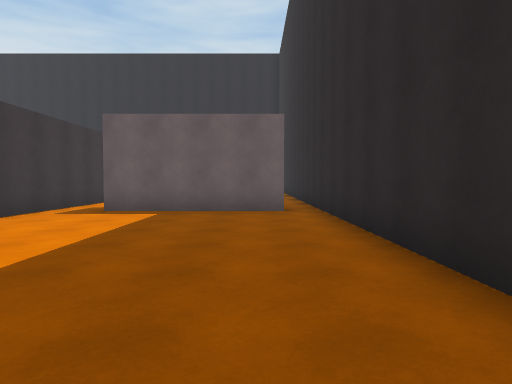
view 1 (above)

22 first-person views from a walk through a 3-D level made in the Unity game engine. The camera is 1.3 m above the floor, tilts 2° down and sees 75° across. Doors are open. The floor is counted in squares, 2 m on a side. Each view is taken from the middle of a square. On the plan, view 1 faces up. The plan holds only what a view shows up to about 10 squares ahead; the rest is blank. The place goes on beyond the plan. The player is left out. Surface patterns are stand-ins for the level's own textures.

view 2
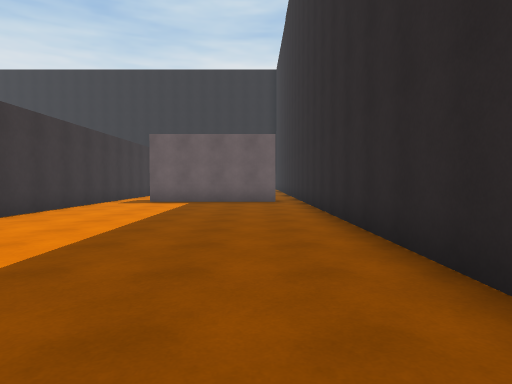

view 3
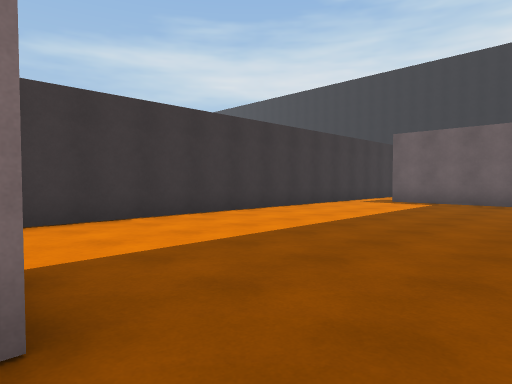

view 4
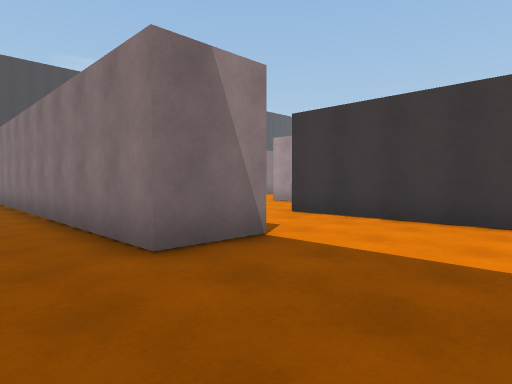

view 5
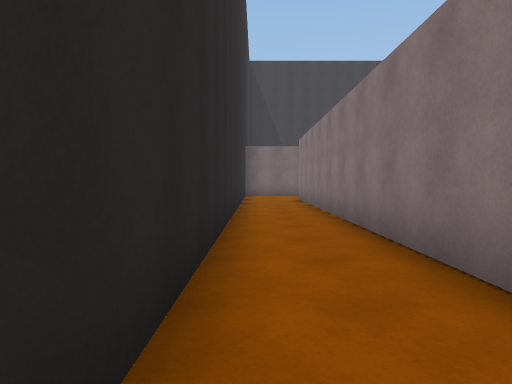

view 6
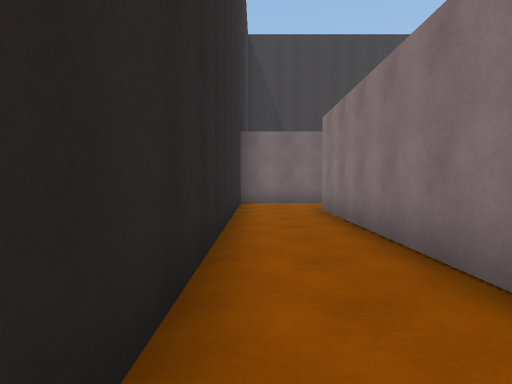

view 7
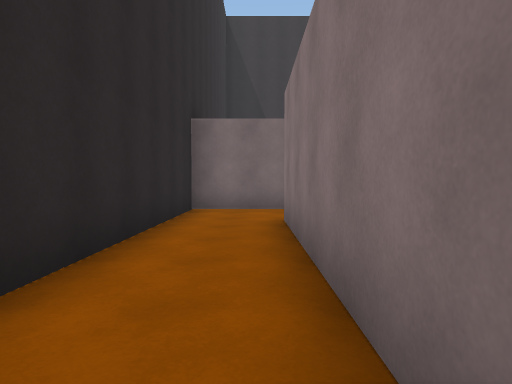

view 8
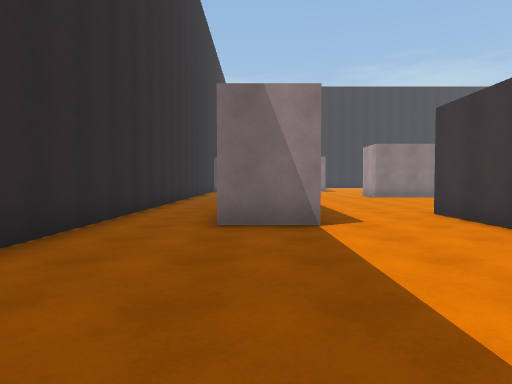

view 9
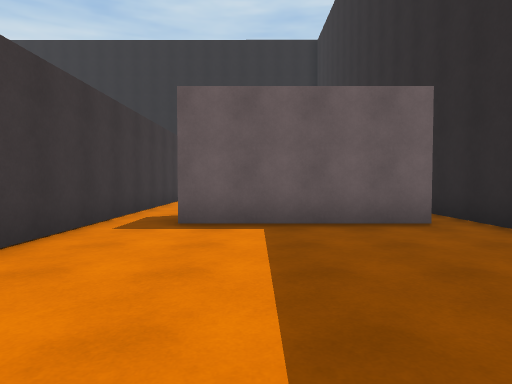

view 10
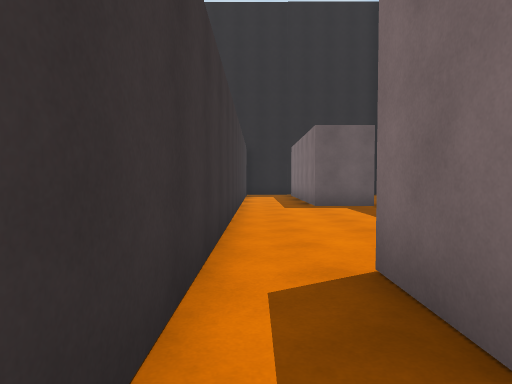

view 11
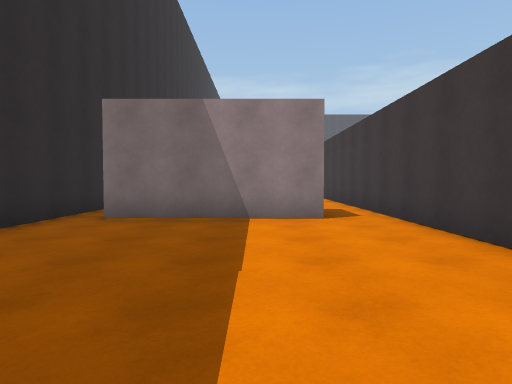

view 12
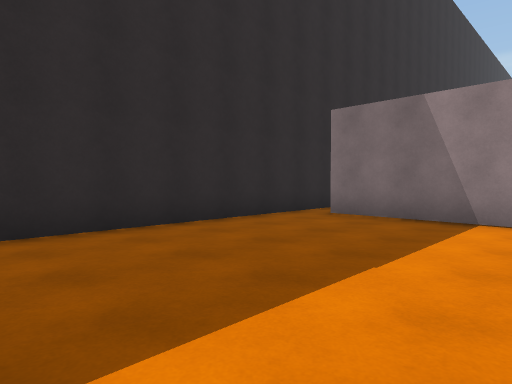

view 13
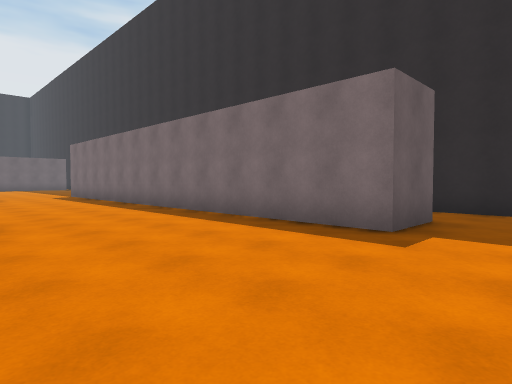

view 14
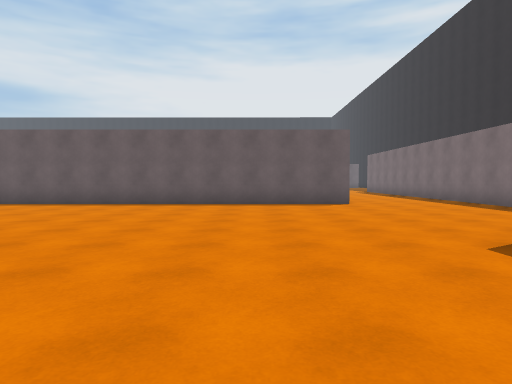

view 15
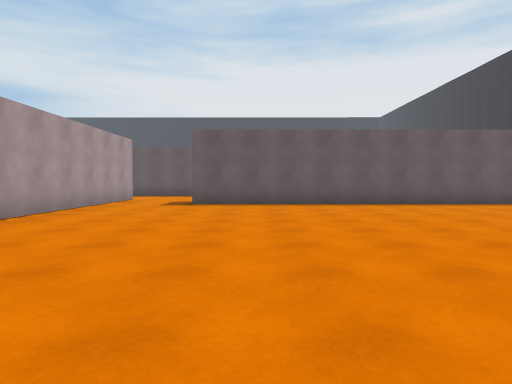

view 16
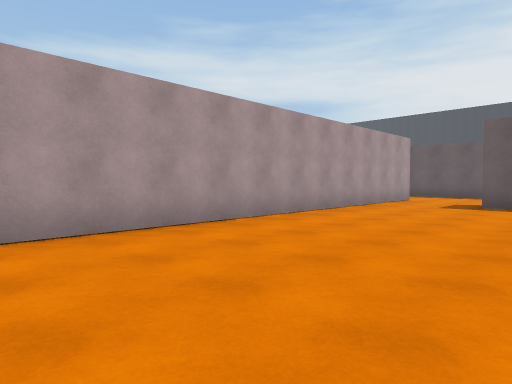

view 17
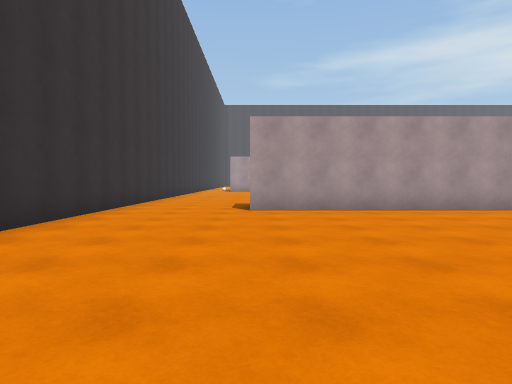

view 18
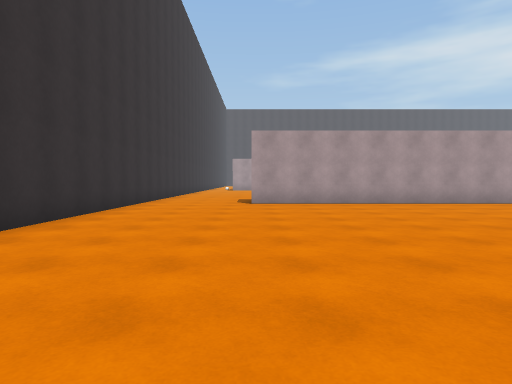

view 19
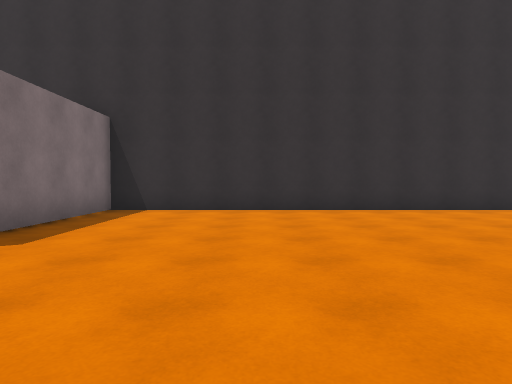

view 20
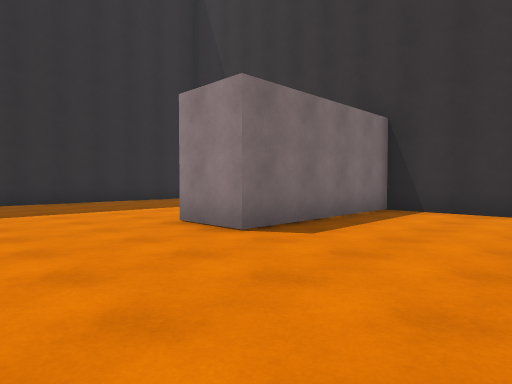

view 21
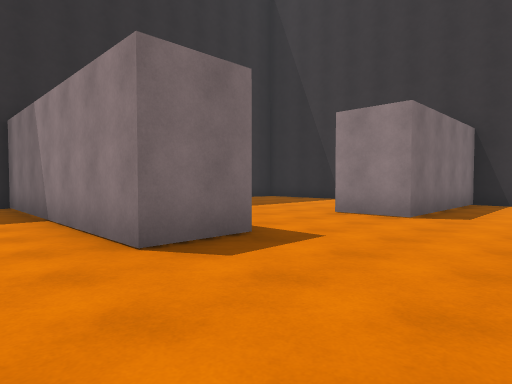

view 22
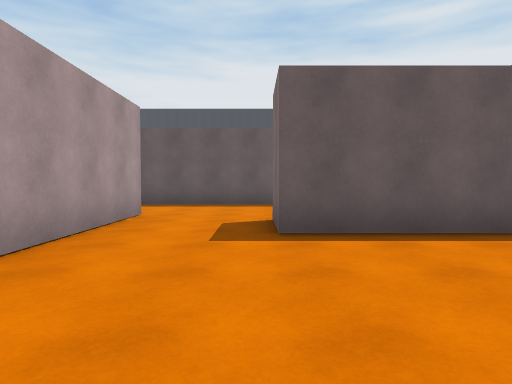

### Floor plan
Points are (right, up) in squares from view 1. A wall is a line through its corners. A room is listed if a view was taken in it or the views show most of it. See-through windows are left out.
Room 1 (views 1, 2, 3, 4, 5, 6, 7, 8, 9, 10)
walls: (-2, -2.7) (-0.4, -2.7) (-0.4, -15.3); (0.6, 6.9) (-3.1, 6.9) (-3.1, 8.4); (-4.4, 8.5) (-4.4, -2.4); (-0.6, -17.4) (1.4, -17.4) (1.4, 8.5)
ways out: opening at (-4, 7.5) to room 2; opening at (1, 7.5) to room 2; opening at (-1.5, -16.5) to room 3; opening at (-3.5, -3.5)
Room 2 (views 11, 12)
walls: (-4.4, 14.4) (-4.4, 8.5); (-3.1, 8.4) (0.6, 8.4); (1.4, 8.5) (1.4, 13.5)
ways out: opening at (-4, 7.5) to room 1; opening at (1, 7.5) to room 1
Room 3 (views 13, 14, 15, 16, 17, 18, 19, 20, 21, 22)
walls: (-5, -19) (-5, -17.4) (-0.6, -17.4); (-5.4, -12) (-15.7, -12) (-15.7, -10.6); (-17.5, -26.3) (-5.8, -26.3) (-5.8, -21.9) (-4.4, -21.9); (-0.4, -15.3) (-1.9, -15.3) (-1.9, -10.6); (-18.2, -9.8) (-18.2, -23.1)
ways out: opening at (-1.5, -16.5) to room 1; opening at (-18.3, -25); opening at (-17, -9.3); opening at (-5, -20.5); opening at (-4, -10)

Where each view was taken, in squares from view 1:
view 1: 0 up, 0 right, facing up
view 2: 3 down, 0 right, facing up
view 3: 3 down, 1 right, facing up-left
view 4: 0 up, 1 right, facing down-left
view 5: 4 down, 1 right, facing down
view 6: 8 down, 1 right, facing down
view 7: 10 down, 0 right, facing down
view 8: 2 up, 1 left, facing down
view 9: 2 up, 2 left, facing up
view 10: 6 up, 4 left, facing up
view 11: 14 up, 2 left, facing down
view 12: 14 up, 3 left, facing down-right
view 13: 17 down, 6 left, facing up-right
view 14: 21 down, 8 left, facing up
view 15: 21 down, 14 left, facing up
view 16: 21 down, 14 left, facing up-left
view 17: 23 down, 11 left, facing left
view 18: 23 down, 9 left, facing left
view 19: 19 down, 9 left, facing down
view 20: 19 down, 9 left, facing down-right
view 21: 16 down, 8 left, facing down-right
view 22: 16 down, 16 left, facing up
